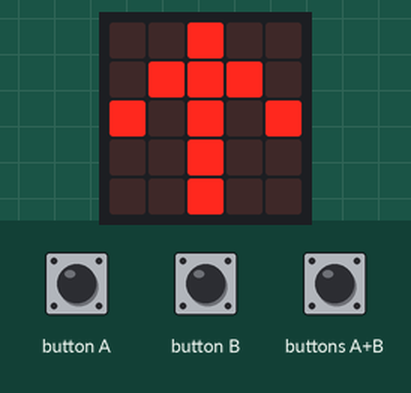
This program was run on a simulated BBC micro:bit (MakeCode). Parts: the board's 5×5 LED display. The test bench sets the inputs (shaded band).

Above: at 1.8 s.
1.9 s: button B pressed for 0.15 s
At 2.8 s:
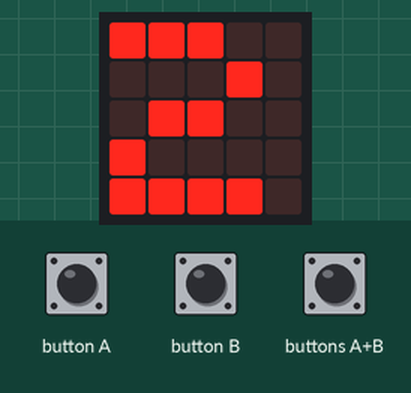
4.5 s: buttons A+B pressed for 0.15 s
At 5.0 s:
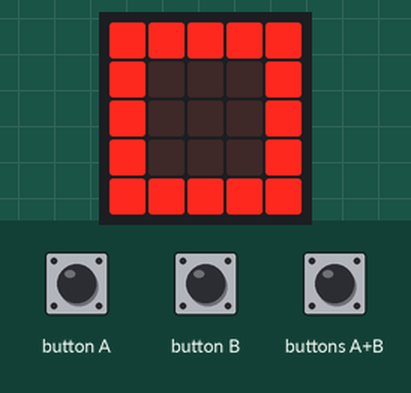
6.1 s: button B pressed for 0.15 s
At 7.0 s:
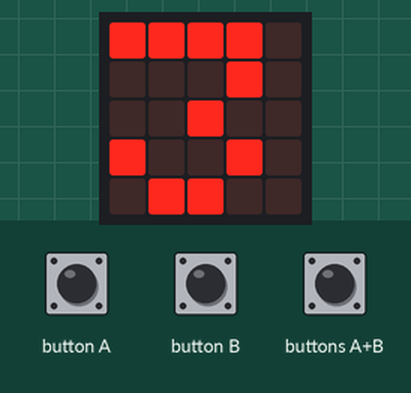
8.7 s: buttons A+B pressed for 1 s
At 10.6 s:
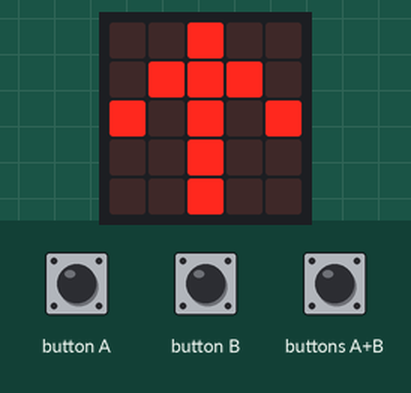
Timing chart, 0 to 12.1 s (numbered marks = the images above; inputs shaded):
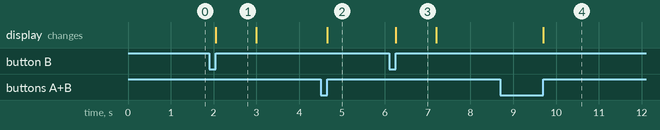

Measured:
- after the input at 1.9 s, the display: changes after 0.15 s (image 1)
- after the input at 4.5 s, the display: changes after 0.15 s (image 2)
- after the input at 6.1 s, the display: changes after 0.15 s (image 3)
- after the input at 8.7 s, the display: changes after 1.0 s (image 4)
- what the display in image 1 shows lasts 0.9 s, from 2.1 s to 3.0 s

The program:

main.ts
```typescript
function show_mode () {
    if (mode == 0) {
        basic.showArrow(ArrowNames.North)
    } else {
        basic.showIcon(IconNames.Square)
    }
}
input.onButtonPressed(Button.A, function () {
    if (mode == 0) {
        radio.sendValue(control.deviceName(), data)
    }
})
input.onButtonPressed(Button.AB, function () {
    mode = (mode + 1) % 2
    show_mode()
})
input.onButtonPressed(Button.B, function () {
    data += 1
    if (data > 9) {
        data = 1
    }
    basic.showNumber(data)
    basic.pause(200)
    show_mode()
})
radio.onReceivedValue(function (name, value) {
    if (mode == 0) {
        // 送信モードなら、応答受信の処理を行う。
        if (control.deviceName() == name) {
            basic.showNumber(value)
            basic.pause(1000)
            show_mode()
        }
    } else {
        _return = value + 1
        if (_return > 9) {
            _return = 0
        }
        radio.sendValue(name, _return)
    }
    basic.showNumber(_return)
    basic.pause(1000)
    show_mode()
})
let _return = 0
let data = 0
let mode = 0
mode = 0
data = 1
radio.setGroup(1)
show_mode()
```

test.ts
```typescript
// テストはここに来ます。このパッケージが拡張機能として使用されるときにはコンパイルされません。
```
